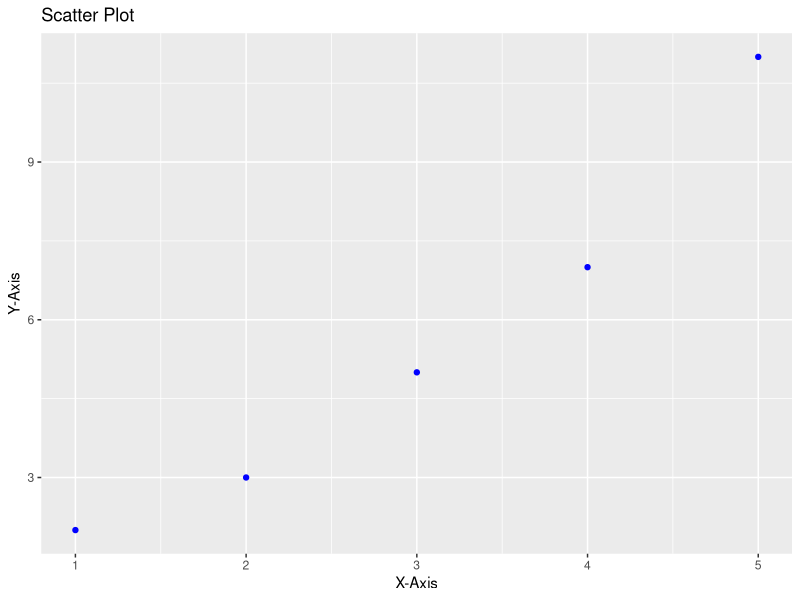

Source code (R):
library(ggplot2)

# Sample data
data <- data.frame(x = c(1, 2, 3, 4, 5), y = c(2, 3, 5, 7, 11))

# Scatter plot
ggplot(data, aes(x = x, y = y)) +
    geom_point(color = "blue") +
    ggtitle("Scatter Plot") +
    xlab("X-Axis") +
    ylab("Y-Axis")
